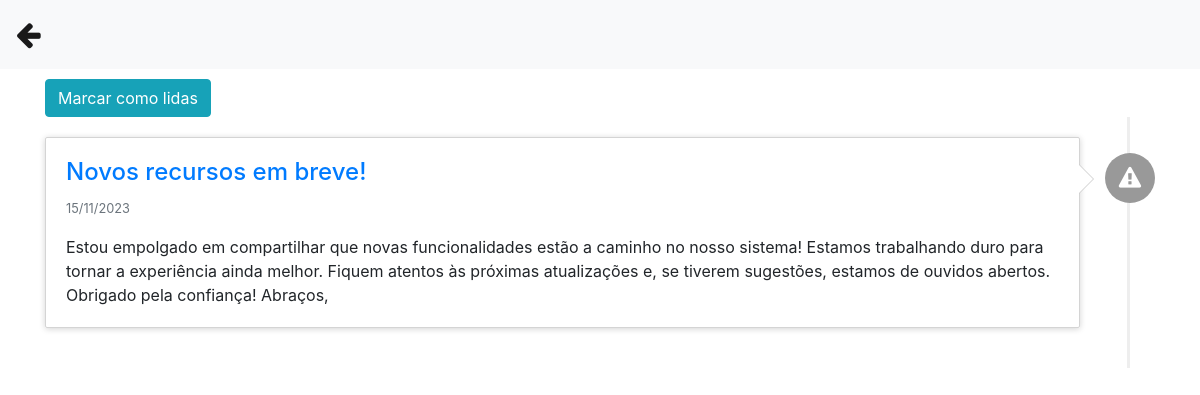
Before: /notificacoes.php with the older database file.
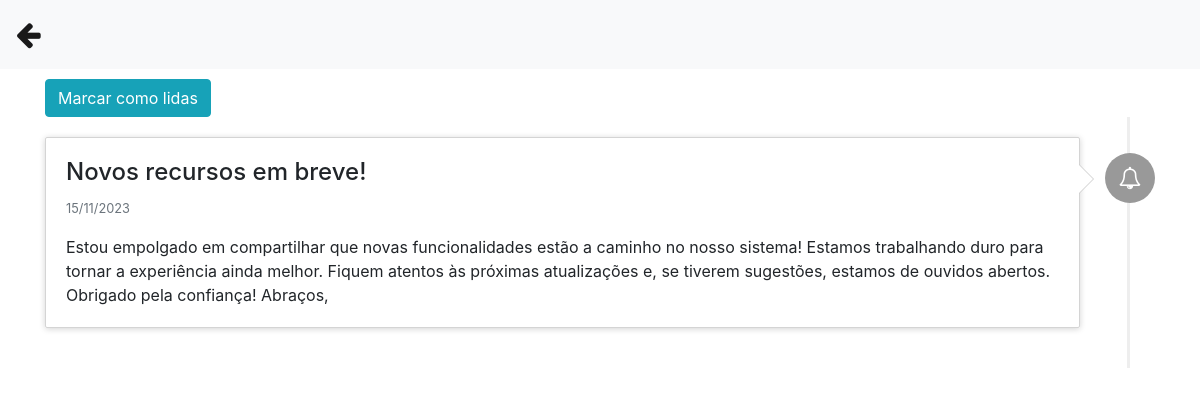
After: the same page with the newer database file.
### tables this page shows
CREATE TABLE `notificacoes` (
  `id` int(11) NOT NULL,
  `titulo` varchar(255) NOT NULL,
  `data_publicacao` date NOT NULL,
  `descricao` text NOT NULL,
  `link` varchar(255) DEFAULT NULL,
  `icon` varchar(50) DEFAULT NULL,
  `lida` varchar(10) NOT NULL COMMENT '1 = nao aparece o alerta de nova notificacao'
);

### notificacoes.php (the view, shortened to what this page needs)
<!DOCTYPE html>
<html lang="en">
<head>
    <link rel="stylesheet" href="https://stackpath.bootstrapcdn.com/bootstrap/4.1.3/css/bootstrap.min.css">
    <link rel="stylesheet" href="https://cdnjs.cloudflare.com/ajax/libs/font-awesome/4.7.0/css/font-awesome.min.css">
    <link rel="stylesheet" href="css/notificacoes.css">
    <link href="../assets/demo/demo.css" rel="stylesheet" />
</head>
<body>
    <nav class="navbar navbar-expand-lg navbar-light bg-light">
        <a class="navbar-brand" href="painel_funcionario.php"><big><big><i class="fa fa-arrow-left"></i></big></big></a>
    </nav>
    <div class="container">
        <div style="margin-top: 10px;">
        <form method="post" action="">
            <button type="submit" name="marcarLidas" class="btn btn-info" onclick="demo.showNotification('top','right')">Marcar como lidas</button>
        </form>
        </div>
        <ul class="timeline">
            <?php
            include('conexao.php');
            $query = "SELECT * FROM notificacoes ORDER BY id desc";
            $result = mysqli_query($conexao, $query);
            while ($row = mysqli_fetch_assoc($result)) {
                echo '<li>';
                echo '<div class="timeline-badge"><i class="glyphicon glyphicon-check ' . ($row['icon'] ? $row['icon'] : 'fa fa-bell-o') . '"></i></div>';
                echo '<div class="timeline-panel">';
                echo '<div class="timeline-heading">';
                if (!empty($row['link'])) {
                    echo '<h4 class="timeline-title"><a href="' . $row['link'] . '" target="_blank">' . $row['titulo'] . '</a></h4>';
                    echo '<p><small class="text-muted"><i class="glyphicon glyphicon-time"></i> ' . date('d/m/Y', strtotime($row['data_publicacao'])) . '</small></p>';
                } else {
                    echo '<h4 class="timeline-title">' . $row['titulo'] . '</h4>';
                    echo '<p><small class="text-muted"><i class="glyphicon glyphicon-time"></i> ' . date('d/m/Y', strtotime($row['data_publicacao'])) . '</small></p>';
                }
                echo '</div>';
                echo '<div class="timeline-body">';
                echo '<p>' . $row['descricao'] . '</p>';
                echo '</div>';
                echo '</div>';
                echo '</li>';
            }
            ?>
        </ul>
    </div>
</body>
</html>

Changed rows visible on the page:
changed notificacoes "Novos recursos em breve!": link "https://google.com" → empty (drawn)
